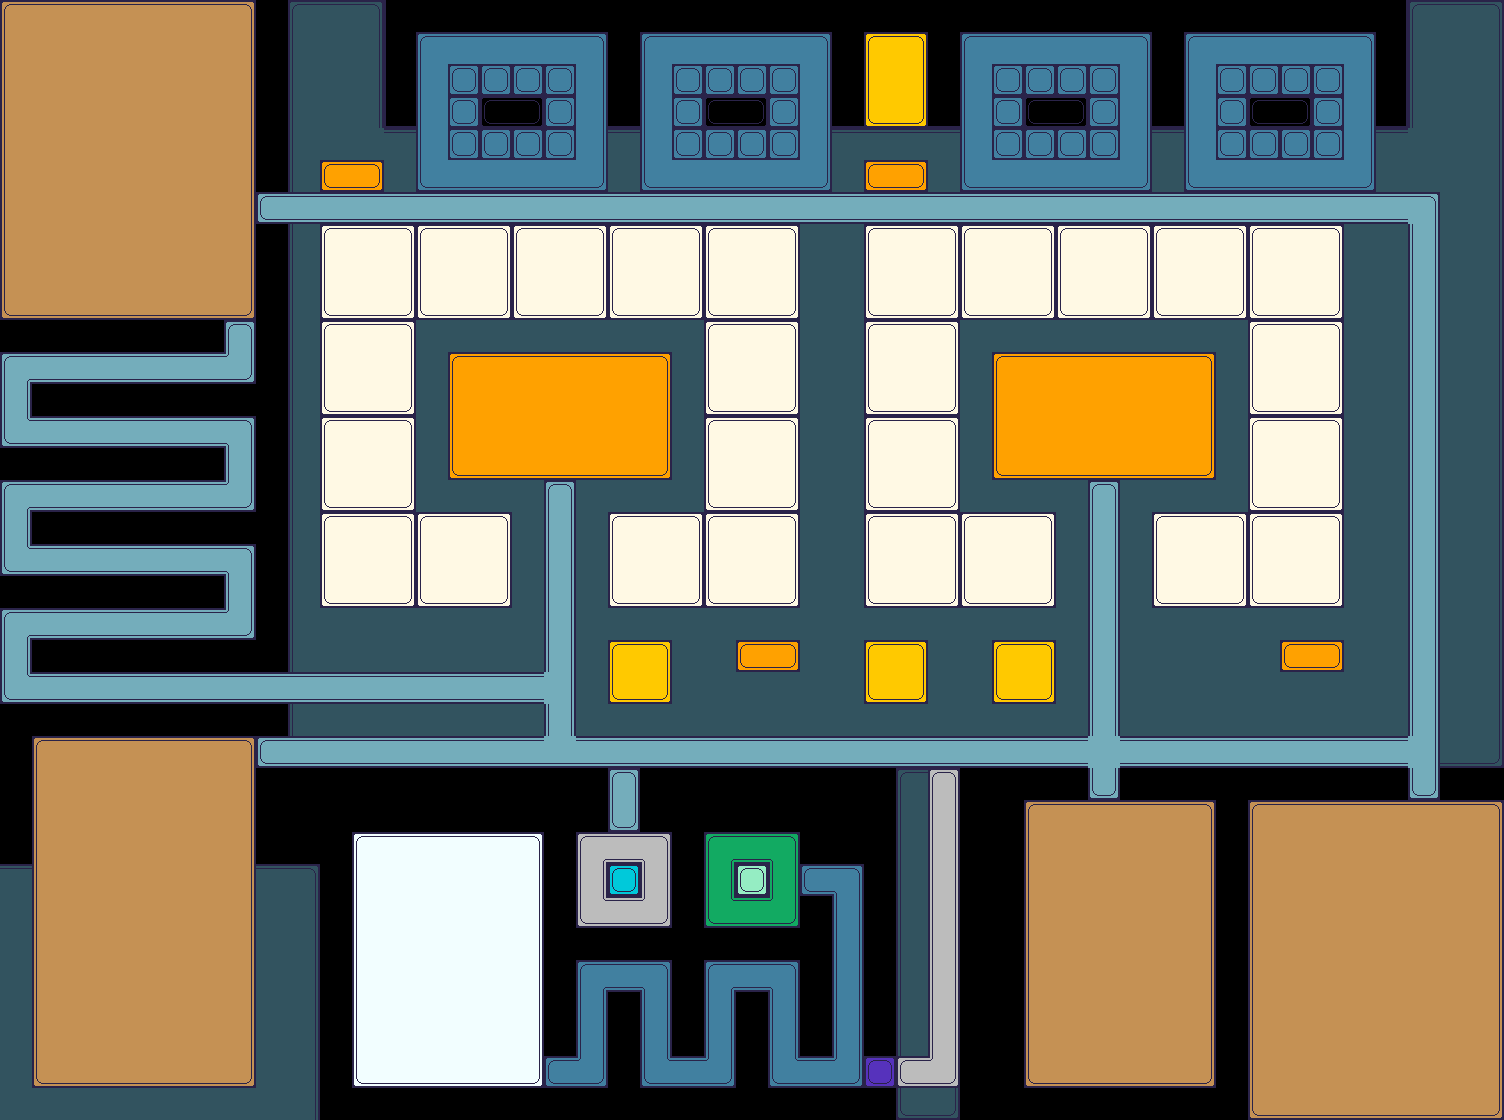

The image is a tile-based game level rendered from a .tmx file. Its description and source (layers, tilesets, objects; grid data summarised) follow:
An orthogonal 47x35 tile map with 32x32 px tiles, 4 tile layers (background, zones, texture, outline).

<map version="1.9" tiledversion="1.9.0" orientation="orthogonal" renderorder="right-down" width="47" height="35" tilewidth="32" tileheight="32" infinite="0" nextlayerid="6" nextobjectid="1">
 <tileset firstgid="1" source="siliconwafertilesheet.tsx" />
 <layer id="1" name="background" width="47" height="35">
  <data>[1645 cells, 1623 non-empty, 1 distinct tile ids]</data>
 </layer>
 <layer id="3" name="zones" width="47" height="35">
  <data>[1645 cells, 1342 non-empty, 13 distinct tile ids]</data>
 </layer>
 <layer id="4" name="texture" width="47" height="35">
  <data>[1645 cells, 337 non-empty, 2 distinct tile ids]</data>
 </layer>
 <layer id="5" name="outline" width="47" height="35">
  <data>[1645 cells, 866 non-empty, 10 distinct tile ids]</data>
 </layer>
</map>
